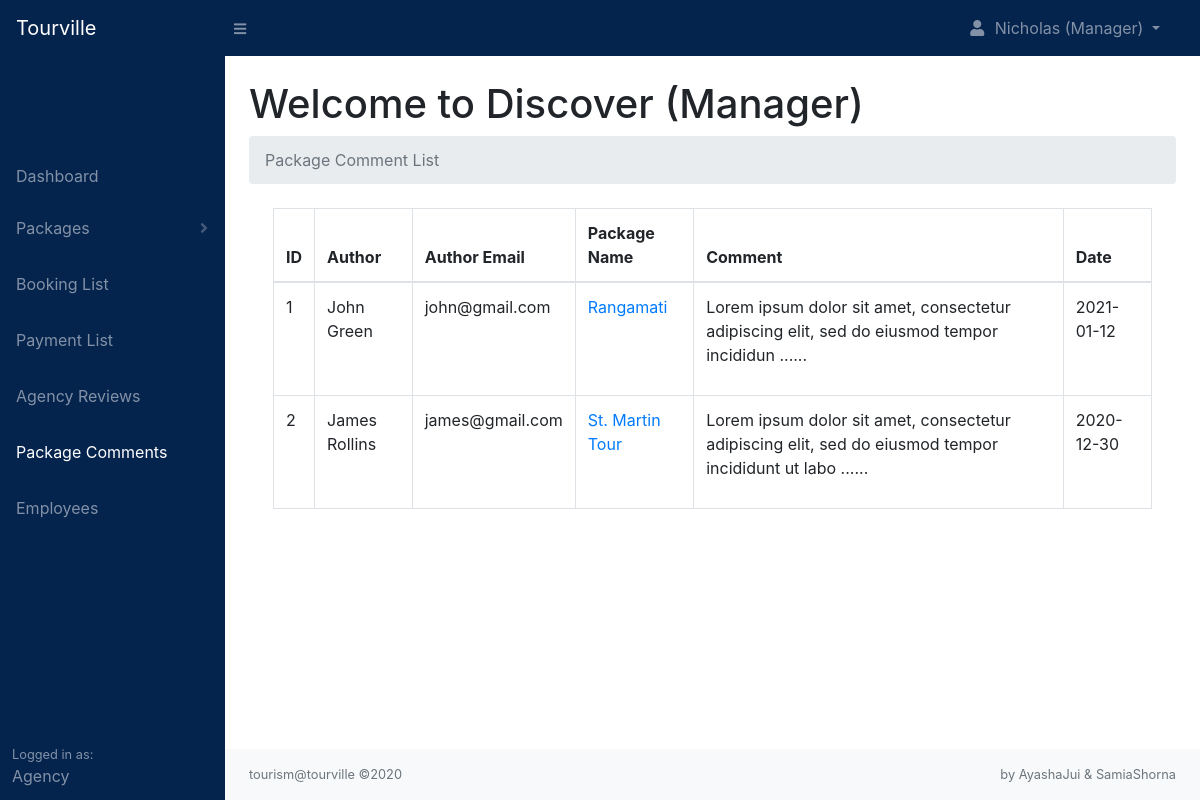
/agency/comments.php (signed in), run on the app's committed database.
### tables this page shows
CREATE TABLE `comments` (
  `comment_id` int(11) NOT NULL,
  `tourist_id` int(11) NOT NULL,
  `package_id` int(11) NOT NULL,
  `agency_id` int(11) NOT NULL,
  `content` text NOT NULL,
  `comment_status` varchar(255) NOT NULL,
  `comment_date` date NOT NULL
);

CREATE TABLE `tourists` (
  `tourist_id` int(11) NOT NULL,
  `tourist_stripe` varchar(255) NOT NULL,
  `tourist_username` varchar(255) NOT NULL,
  `tourist_firstname` varchar(255) NOT NULL,
  `tourist_lastname` varchar(255) NOT NULL,
  `tourist_email` varchar(255) NOT NULL,
  `tourist_password` varchar(255) NOT NULL,
  `profile_image` text NOT NULL,
  `tourist_contact` varchar(255) NOT NULL,
  `tourist_address` varchar(255) NOT NULL,
  `tourist_status` varchar(255) NOT NULL,
  `date` date NOT NULL
);

CREATE TABLE `packages` (
  `package_id` int(11) NOT NULL,
  `agency_id` int(11) NOT NULL,
  `package_name` varchar(255) NOT NULL,
  `location` varchar(255) NOT NULL,
  `country` varchar(255) NOT NULL,
  `place_details` text NOT NULL,
  `place_images` text NOT NULL,
  `num_days` int(11) NOT NULL,
  `num_nights` int(11) NOT NULL,
  `budget_price` int(11) NOT NULL,
  `comfort_price` int(11) NOT NULL,
  `lux_price` int(11) NOT NULL,
  `budget_details` varchar(255) NOT NULL,
  `comfort_details` varchar(255) NOT NULL,
  `lux_details` varchar(255) NOT NULL,
  `booking_percentage` int(11) NOT NULL,
  `min_people` int(11) NOT NULL,
  `includes` text NOT NULL,
  `excludes` text NOT NULL,
  `optional` text NOT NULL,
  `itinerary` text NOT NULL,
  `package_status` varchar(255) NOT NULL,
  `package_date` date NOT NULL
);

### includes/functions.php (called while the page is built, shortened)
<?php
    function readPackage($package_id){
        include 'db.php';
        $stmt = $pdo->prepare('SELECT * FROM packages WHERE package_id = :package_id');
        $stmt->execute([':package_id' => $package_id]);
        $package = $stmt->fetch(PDO::FETCH_ASSOC);
        return $package;
    }
    function readTourist($tourist_id){
        include 'db.php';
        $stmt = $pdo->prepare('SELECT * FROM tourists WHERE tourist_id = :tourist_id');
        $stmt->execute([':tourist_id' => $tourist_id]);
        $tourist = $stmt->fetch(PDO::FETCH_ASSOC);
        return $tourist;
    }
?>

### agency/comments.php (the view, shortened to what this page needs)
<?php
    include '../includes/db.php';
    include '../includes/functions.php';
    include 'layouts/agency_header.php';
    include 'layouts/agency_navbar.php';
    if(isset($_SESSION['agency_id'])){
        $agency_id = $_SESSION['agency_id'];
        $stmt = $pdo->prepare('SELECT * FROM comments WHERE agency_id = :agency_id AND comment_status = :comment_status ORDER BY comment_id DESC');
        $stmt->execute([':agency_id'        => $agency_id,
                        ':comment_status'   => 'published']);
        $comments = [];
        while($row = $stmt->fetch(PDO::FETCH_ASSOC)){
            $comments[] = $row;
        }
    }
?>
<head>
    <link rel="stylesheet" href="../css/agency.php">
</head>
<div id="layoutSidenav">
    <?php
        include 'layouts/agency_sidenav.php';
    ?>
    <div id="layoutSidenav_content">
        <main>
            <div class="container-fluid">
                <h1 class="mt-4">Welcome to
                <?php
                    if(isset($_SESSION['employee_id'])){
                        echo ucwords($_SESSION['agency_name']) ." (". ucwords($_SESSION['role']) .")";
                    }elseif($_SESSION['agency_id']){
                        echo ucwords($_SESSION['agency_name']) ." (Owner)";
                    }
                ?>
                </h1>
                <ol class="breadcrumb mb-4">
                    <li class="breadcrumb-item active">Package Comment List</li>
                </ol>
                <div class="container-fluid mt-3">
                <?php
                    if(empty($comments)){
                        echo '<h1 class="text-center pt-4">No Comment Found</h1>';
                    }else{
                ?>
                    <table class="table table-hover table-bordered">
                        <thead>
                            <tr>
                                <th>ID</th>
                                <th>Author</th>
                                <th>Author Email</th>
                                <th>Package Name</th>
                                <th>Comment</th>
                                <th>Date</th>
                            </tr>
                        </thead>
                        <tbody>
                        <?php
                        $i = 1;
                            foreach($comments as $comment){
                                echo '<tr>';
                                    echo '<td>'. $i++ .'</td>';
                                    $tourist = readTourist($comment['tourist_id']);
                                    echo '<td>'. ucwords($tourist['tourist_firstname']) .' '. ucwords($tourist['tourist_lastname']) .'</td>';
                                    echo '<td>'. $tourist['tourist_email'] .'</td>';
                                    $package = readPackage($comment['package_id']);
                                    echo '<td><a href="../package.php?package_id='. $comment['package_id'] .'">'. $package['package_name'] .'</a></td>';
                                    echo '<td>'. substr($comment['content'], 0, 100) .' ......</td>';
                                    echo '<td>'. $comment['comment_date'] .'</td>';
                                echo '</tr>';
                            }
                        ?>
                        </tbody>
                    </table>
                <?php
                    }
                ?>
                </div>
            </div>
        </main>
        <footer class="py-3 bg-light mt-auto">
            <div class="container-fluid">
                <div class="d-flex align-items-center justify-content-between small">
                    <div class="text-muted">tourism@tourville &copy;2020</div>
                    <div class="text-muted">by AyashaJui & SamiaShorna</div>
                </div>
            </div>
        </footer>
    </div>
</div>
<?php
    include 'layouts/agency_footer.php';
?>

### data on the page
comments: tourist.tourist_firstname "John", tourist.tourist_lastname "Green", tourist.tourist_email "john@gmail.com", package.package_name "Rangamati", content "Lorem ipsum dolor sit amet, consectetur adipiscing elit, sed do eiusmod tempor incididun", comment_date "2021-01-12"
comments: tourist.tourist_firstname "James", tourist.tourist_lastname "Rollins", tourist.tourist_email "james@gmail.com", package.package_name "St. Martin Tour", content "Lorem ipsum dolor sit amet, consectetur adipiscing elit, sed do eiusmod tempor incididunt ut labo", comment_date "2020-12-30"

### other printed values
$_SESSION['employee_firstname'] "Nicholas"
$_SESSION['role'] "Manager"
$_SESSION['agency_name'] "Discover"
